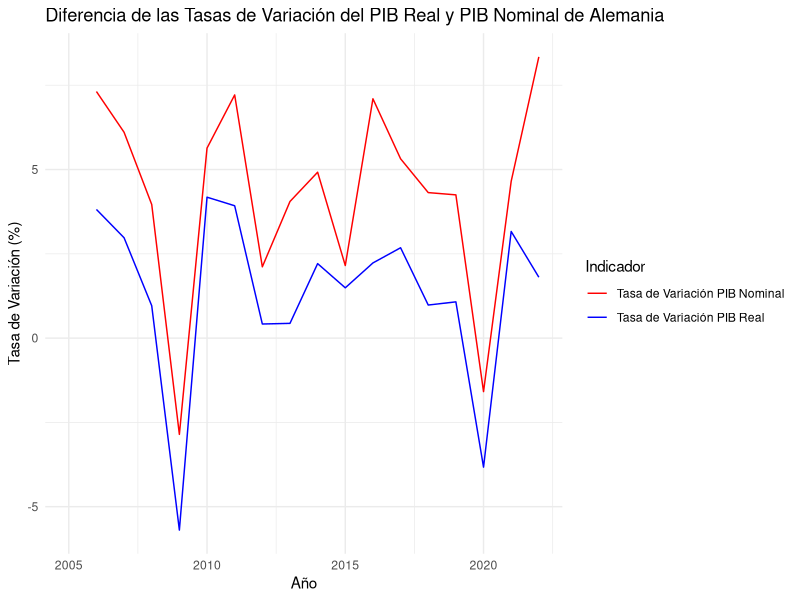
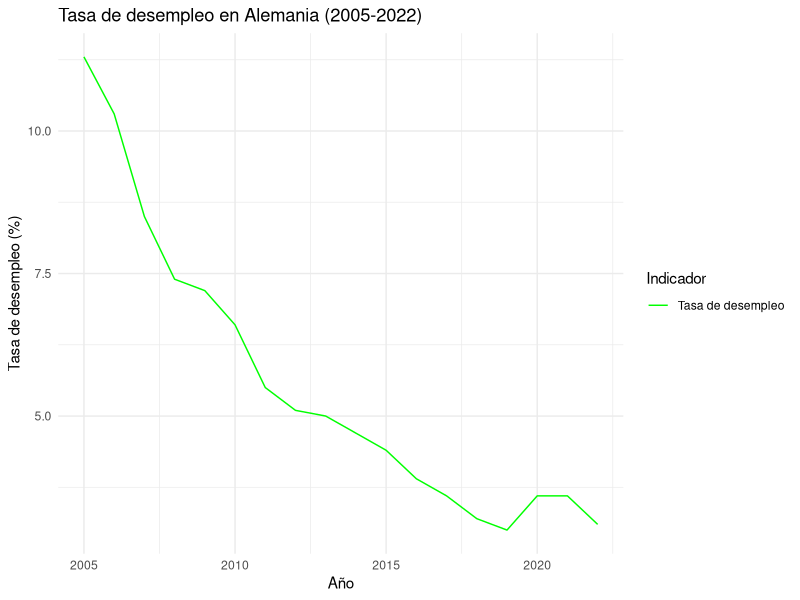
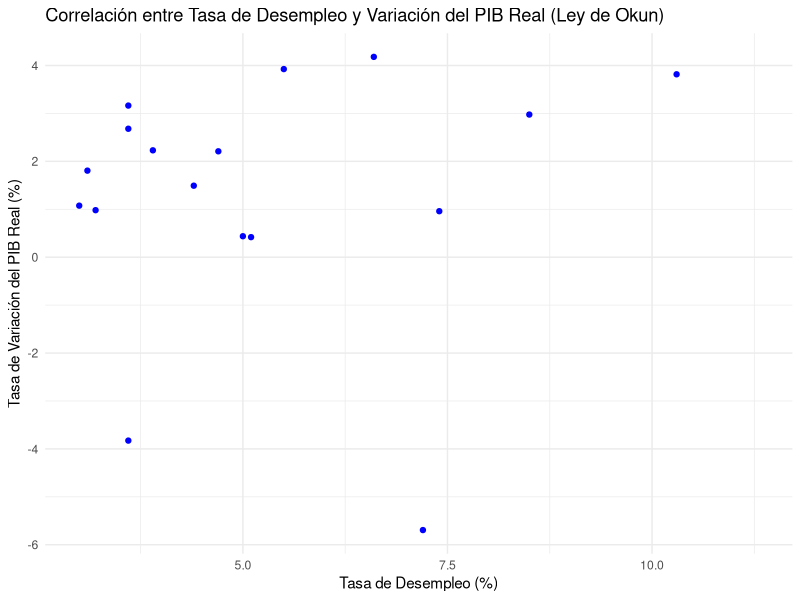

Reproduce these figures in R, in order.
## ---- chunk 1

## ---- chunk 2
# Cargar todas las librerías necesarias
library(readr)
library(dplyr)
library(knitr)
library(tidyverse)
library(ggplot2)
## ---- chunk 3
# Crear un dataframe con los datos proporcionados del PIB real de Alemania
data_pibreal <- data.frame(
  Año = c(2005, 2006, 2007, 2008, 2009, 2010, 2011, 2012, 2013, 2014, 2015, 2016, 2017, 2018, 2019, 2020, 2021, 2022),
  PIB_Real_Millones = c(
    3373000.7, 3501729.3, 3605956.7, 3640569.6, 3433281.5, 3576788.6, 3717184.5,
    3732740.8, 3749074.9, 3831912.4, 3889081.9, 3975808.4, 4082369.3, 4122426.8,
    4166762.3, 4007310.0, 4134094.1, 4208764.4
  )
)

# Mostrar el dataframe del PIB real de Alemania
print(data_pibreal)

# Calcular la tasa de variación del PIB real en porcentaje
tasa_variacion <- (data_pibreal$PIB_Real_Millones - lag(data_pibreal$PIB_Real_Millones)) / lag(data_pibreal$PIB_Real_Millones) * 100

# Crear un nuevo dataframe con la tasa de variación
data_tasa_variacion <- data.frame(
  Año = data_pibreal$Año,
  Tasa_Variacion_PIB_Real = tasa_variacion
)

# Mostrar el nuevo dataframe con la tasa de variación
print(data_tasa_variacion)
## ---- chunk 4
# Crear un dataframe con los datos proporcionados del PIB nominal de Alemania
data_pibnominal <- data.frame(
  Año = c(2005, 2006, 2007, 2008, 2009, 2010, 2011, 2012, 2013, 2014, 2015, 2016, 2017, 2018, 2019, 2020, 2021, 2022),
  PIB_Nominal_Millones = c(
    2622039.8, 2813824.9, 2985617.3, 3103958.2, 3015332.3, 3185267.9, 3415020.0,
    3487234.4, 3628559.3, 3807114.5, 3889081.9, 4165169.9, 4386729.2, 4576056.5,
    4770495.5, 4694786.2, 4913166.1, 5323008.1
  )
)

# Mostrar el dataframe del PIB nominal de Alemania
print(data_pibnominal)

# Calcular la tasa de variación del PIB nominal de Alemania
data_pibnominal$Tasa_Variacion <- c(NA, diff(data_pibnominal$PIB_Nominal_Millones) / data_pibnominal$PIB_Nominal_Millones[-length(data_pibnominal$PIB_Nominal_Millones)] * 100)

# Mostrar el dataframe del PIB nominal de Alemania con la tasa de variación
print(data_pibnominal)
## ---- chunk 5
# Cargar la biblioteca ggplot2 para crear gráficos
library(ggplot2)

# Combina los dataframes de la tasa de variación del PIB real y del PIB nominal por el año
combined_data <- merge(data_tasa_variacion, data_pibnominal, by = "Año")

# Crea un gráfico de líneas agrupado con la diferencia de las tasas de variación en diferentes colores
ggplot(combined_data, aes(x = Año)) +
  geom_line(aes(y = Tasa_Variacion_PIB_Real, color = "Tasa de Variación PIB Real")) +
  geom_line(aes(y = Tasa_Variacion, color = "Tasa de Variación PIB Nominal")) +
  labs(
    title = "Diferencia de las Tasas de Variación del PIB Real y PIB Nominal de Alemania",
    x = "Año",
    y = "Tasa de Variación (%)",
    color = "Indicador"
  ) +
  scale_color_manual(values = c("Tasa de Variación PIB Real" = "blue", "Tasa de Variación PIB Nominal" = "red")) +
  theme_minimal()
## ---- chunk 6
# Cargar la librería necesaria
library(dplyr)
# Crear un dataframe con los datos
data_desempleados <- data.frame(
  Time = c(2005, 2006, 2007, 2008, 2009, 2010, 2011, 2012, 2013, 2014, 2015, 2016, 2017, 2018, 2019, 2020, 2021, 2022),
  Country = "Germany",
  Unit = "Percentage",
  UnemploymentRate = c(11.3, 10.3, 8.5, 7.4, 7.2, 6.6, 5.5, 5.1, 5.0, 4.7, 4.4, 3.9, 3.6, 3.2, 3.0, 3.6, 3.6, 3.1)
)
# Imprimir el dataframe
print(data_desempleados)
# Cargar la librería ggplot2
library(ggplot2)
# Crear un gráfico de líneas
ggplot(data_desempleados, aes(x = Time, y = UnemploymentRate)) +
  geom_line(aes(color = "Tasa de desempleo")) +
  labs(
    title = "Tasa de desempleo en Alemania (2005-2022)",
    x = "Año",
    y = "Tasa de desempleo (%)",
    color = "Indicador"
  ) +
  scale_color_manual(values = c("Tasa de desempleo" = "green")) +
  theme_minimal()
## ---- chunk 7
# Calcular la correlación entre las tasas de desempleo y variación del PIB real de forma numérica
correlation <- as.numeric(cor(data_desempleados$UnemploymentRate, data_tasa_variacion$Tasa_Variacion_PIB_Real))

# Imprimir la correlación de forma numérica
print(correlation)

# Crear un gráfico de dispersión
ggplot(data = data.frame(UnemploymentRate = data_desempleados$UnemploymentRate, Tasa_Variacion_PIB_Real = data_tasa_variacion$Tasa_Variacion_PIB_Real)) +
  geom_point(aes(x = UnemploymentRate, y = Tasa_Variacion_PIB_Real), color = "blue") +
  labs(
    title = "Correlación entre Tasa de Desempleo y Variación del PIB Real (Ley de Okun)",
    x = "Tasa de Desempleo (%)",
    y = "Tasa de Variación del PIB Real (%)"
  ) +
  annotate("text", x = max(data_desempleados$UnemploymentRate), y = min(data_tasa_variacion$Tasa_Variacion_PIB_Real), 
           label = paste("Correlación:", round(correlation, 2)), hjust = 1, vjust = -1) +
  theme_minimal()
## ---- chunk 8
# Instalar librerías necesarias
library(dplyr)

# Craer un dataframe con los datos del tipo de interés nominal de Alemania
interest_rates <- data.frame(
  Time = c(2005, 2006, 2007, 2008, 2009, 2010, 2011, 2012, 2013, 2014, 2015, 2016, 2017, 2018, 2019, 2020, 2021, 2022),
  Country = "Germany",
  Type = "Information on item",
  InterestRate = c(3.354, 3.764, 4.217, 3.985, 3.222, 2.744, 2.609, 1.495, 1.571, 1.163, 0.495, 0.091, 0.316, 0.396, -0.254, -0.511, -0.374, 1.143)
)

# Imprimir
print(interest_rates)
## ---- chunk 9
# Instalar librerías necesarias
library(dplyr)

# Crear un dataframe con los datos de la tasa de inflación de Alemania
tasa_de_inflacion <- data.frame(
  Time = c(2005, 2006, 2007, 2008, 2009, 2010, 2011, 2012, 2013, 2014, 2015, 2016, 2017, 2018, 2019, 2020, 2021, 2022),
  Country = rep("Germany", 18),
  Type = rep("Information on item", 18),
  InterestRate = c(1.5, 1.6, 2.3, 2.6, 0.3, 1.1, 2.1, 2.0, 1.5, 0.9, 0.5, 0.5, 1.5, 1.7, 1.4, 0.1, 3.1, 6.9)
)

# Imprimir el dataframe
print(tasa_de_inflacion)
## ---- chunk 10
